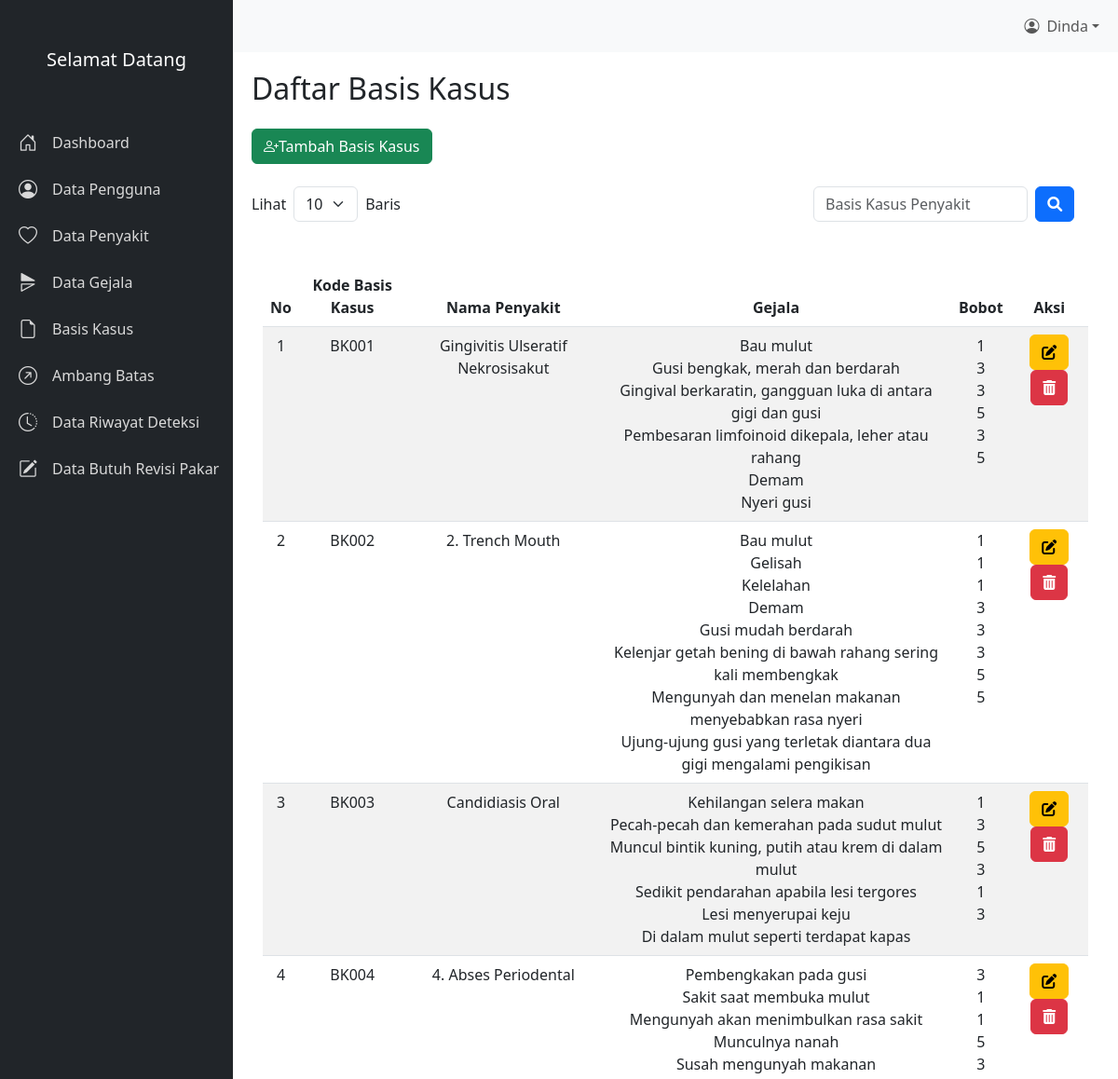
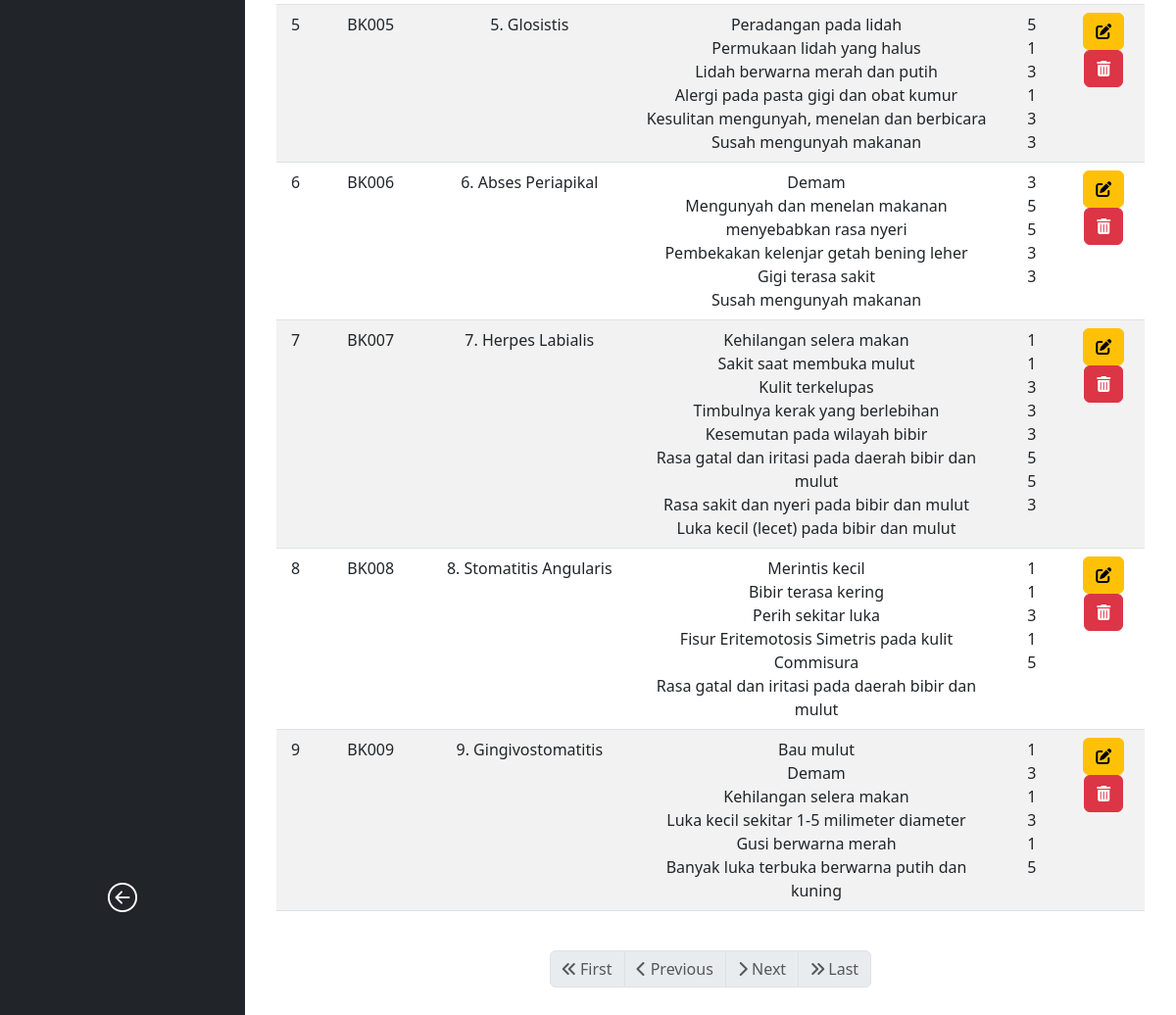
The page /admin/d-halbasiskasus.php (signed in) on the database its author committed (2 pictures, top to bottom).
### tables this page shows
CREATE TABLE `basiskasus` (
  `kodebasiskasus` varchar(10) NOT NULL,
  `kodepenyakit` varchar(10) DEFAULT NULL
);

CREATE TABLE `penyakit` (
  `kodepenyakit` varchar(5) NOT NULL,
  `namapenyakit` varchar(100) NOT NULL,
  `deskripsi` text NOT NULL,
  `solusipengobatan` text NOT NULL,
  `foto` varchar(100) DEFAULT NULL
);

### handler/basiskasus/pagination-basiskasus.php (called while the page is built, shortened)
<?php
require '../database/koneksi.php';
$limit = isset($_GET['limit']) ? (int)$_GET['limit'] : 10;
$page = isset($_GET['page']) ? (int)$_GET['page'] : 1;
$searchQuery = isset($_GET['search']) ? $_GET['search'] : '';
$offset = ($page - 1) * $limit;
$startNumber = $offset + 1;
$query = "SELECT b.kodebasiskasus, b.kodepenyakit, p.namapenyakit
          FROM basiskasus b
          JOIN penyakit p ON b.kodepenyakit = p.kodepenyakit
          WHERE p.namapenyakit LIKE '%$searchQuery%'
          ORDER BY b.kodebasiskasus ASC
          LIMIT $limit OFFSET $offset";
$basiskasusResult = mysqli_query($conn, $query);
$totalQuery = "SELECT COUNT(*) as total
               FROM basiskasus b
               JOIN penyakit p ON b.kodepenyakit = p.kodepenyakit
               WHERE p.namapenyakit LIKE '%$searchQuery%'";
$totalResult = mysqli_fetch_assoc(mysqli_query($conn, $totalQuery));
$totalRecords = $totalResult['total'];
$totalPages = ceil($totalRecords / $limit);
?>

### admin/d-halbasiskasus.php (the view, shortened to what this page needs)
<?php
require '../database/koneksi.php';
include '../handler/basiskasus/pagination-basiskasus.php';
?>
<!DOCTYPE html>
<html lang="en">
<head>
    <link href="https://cdn.jsdelivr.net/npm/bootstrap@5.3.0/dist/css/bootstrap.min.css" rel="stylesheet">
    <link rel="stylesheet" href="https://cdnjs.cloudflare.com/ajax/libs/font-awesome/6.0.0-beta3/css/all.min.css">
    <link href="https://cdnjs.cloudflare.com/ajax/libs/bootstrap-icons/1.10.3/font/bootstrap-icons.min.css" rel="stylesheet">
    <link rel="stylesheet" href="../asset/css/admin.css">
</head>
<body>
<?php include 'sidebar.php'; ?>
<?php include 'navbar.php'; ?>
<div id="content" style="margin-top: 56px;">
    <h2>Daftar Basis Kasus</h2>
    <div class="d-flex justify-content-between align-items-center mt-4">
        <button type="button" class="btn btn-success" data-bs-toggle="modal" data-bs-target="#addGejalaModal">
        <i class="bi bi-person-plus"></i>Tambah Basis Kasus
        </button>
    </div>
    <div class="d-flex justify-content-between align-items-center mt-4">
        <div class="d-flex align-items-center">
            <label for="entriesSelect" class="me-2">Lihat</label>
            <select id="entriesSelect" class="form-select w-auto" onchange="changeLimit(this.value)">
                <option value="10" <?php if ($limit == 10) echo 'selected'; ?>>10</option>
            </select>
            <span class="ms-2 me-2">Baris</span>
        </div>
        <div class="d-flex align-items-center">
            <input type="text" class="form-control w-75 me-2" placeholder="Basis Kasus Penyakit" id="searchInput" value="<?php echo htmlspecialchars($searchQuery); ?>" onkeypress="if(event.key === 'Enter') searchBasisKasus()">
            <button type="submit" class="btn btn-primary">
            <i class="fas fa-search"></i>
        </div>
    </div>
<div class="container mt-4">
        <div class="table-responsive">
            <br>
            <table class="table table-striped table-hover">
    <thead>
        <tr>
            <th class="text-center">No</th>
            <th class="text-center">Kode Basis Kasus</th>
            <th class="text-center">Nama Penyakit</th>
            <th class="text-center">Gejala</th>
            <th class="text-center">Bobot</th>
            <th class="text-center">Aksi</th>
        </tr>
    </thead>
    <tbody>
    <?php if (mysqli_num_rows($basiskasusResult) > 0): ?>
    <?php $counter = $startNumber; while ($row = mysqli_fetch_assoc($basiskasusResult)): ?>
        <tr>
                <td class="text-center"><?php echo $counter++; ?></td>
                <td class="text-center"><?php echo htmlspecialchars($row['kodebasiskasus']); ?></td>
                <td class="text-center"><?php echo htmlspecialchars($row['namapenyakit']); ?></td>
                <td class="text-center">
                    <?php
                    $gejalaQuery = "
                        SELECT g.namagejala
                        FROM basiskasus_gejala bg
                        JOIN gejala g ON bg.kodegejala = g.kodegejala
                        WHERE bg.kodebasiskasus = '".htmlspecialchars($row['kodebasiskasus'])."'
                    ";
                    $gejalaResult = mysqli_query($conn, $gejalaQuery);
                    $gejalaList = [];
                    while ($gejalaRow = mysqli_fetch_assoc($gejalaResult)) {
                        $gejalaList[] = htmlspecialchars($gejalaRow['namagejala']);
                    }
                    echo implode('<br>', $gejalaList);
                    ?>
                </td>
                <td class="text-center">
                    <?php
                    $bobotQuery = "
                        SELECT g.bobot
                        FROM basiskasus_gejala bg
                        JOIN gejala g ON bg.kodegejala = g.kodegejala
                        WHERE bg.kodebasiskasus = '".htmlspecialchars($row['kodebasiskasus'])."'
                    ";
                    $bobotResult = mysqli_query($conn, $bobotQuery);
                    $bobotList = [];
                    while ($bobotRow = mysqli_fetch_assoc($bobotResult)) {
                        $bobotList[] = htmlspecialchars($bobotRow['bobot']);
                    }
                    echo implode('<br>', $bobotList);
                    ?>
                </td>
                <td class="text-center">
                    <button class="btn btn-warning" data-bs-toggle="modal" data-bs-target="#editModal-<?php echo htmlspecialchars($row['kodebasiskasus']); ?>"> <i class="fas fa-edit"></i> </button>
                    <a href="../handler/basiskasus/admin-hapusbasiskasus.php?kodebasiskasus=<?php echo htmlspecialchars($row['kodebasiskasus']); ?>" class="btn btn-danger" onclick="return confirm('Yakin ingin menghapus data ini?')"><i class="fas fa-trash-alt"></i></a>
                </td>
            </tr>
        <?php endwhile; ?>
        <?php else: ?>
                    <tr>
                        <td colspan="6" class="text-center">Tidak ada basis kasus yang tersedia.</td>
                    </tr>
        <?php endif; ?>
    </tbody>
</table> <br>
</div>
</div>
           <div class="pagination-container">
           <nav aria-label="Page navigation" class="pagination-container">
            <ul class="pagination justify-content-center">
                <li class="page-item <?= $page <= 1 ? 'disabled' : ''; ?>">
                    <a class="page-link" href="?page=1&limit=<?= $limit; ?>&search=<?= htmlspecialchars($searchQuery); ?>" aria-label="First">
                        <i class="fas fa-angle-double-left"></i> First
                    </a>
                </li>
                <li class="page-item <?= $page <= 1 ? 'disabled' : ''; ?>">
                    <a class="page-link" href="?page=<?= $page - 1; ?>&limit=<?= $limit; ?>&search=<?= htmlspecialchars($searchQuery); ?>" aria-label="Previous">
                        <i class="fas fa-chevron-left"></i> Previous
                    </a>
                </li>
                <li class="page-item <?= $page >= $totalPages ? 'disabled' : ''; ?>">
                    <a class="page-link" href="?page=<?= $page + 1; ?>&limit=<?= $limit; ?>&search=<?= htmlspecialchars($searchQuery); ?>" aria-label="Next">
                        <i class="fas fa-chevron-right"></i> Next
                    </a>
                </li>
                <li class="page-item <?= $page >= $totalPages ? 'disabled' : ''; ?>">
                    <a class="page-link" href="?page=<?= $totalPages; ?>&limit=<?= $limit; ?>&search=<?= htmlspecialchars($searchQuery); ?>" aria-label="Last">
                        <i class="fas fa-angle-double-right"></i> Last
                    </a>
                </li>
            </ul>
        </nav>
        </div>
    </div>
</body>
</html>

### asset/css/admin.css (style rules this page uses)
body { display: flex; height: 100vh; margin: 0; overflow: hidden; }
#content { margin-left: 250px; padding: 20px; transition: margin-left 0.3s; width: calc(100% - 250px); overflow-y: auto; }

### rows shown on the page
basiskasus: kodebasiskasus "BK001", kodepenyakit.namapenyakit "Gingivitis Ulseratif Nekrosisakut", gejalaList "Bau mulut Gusi bengkak, merah dan berdarah Gingival berkaratin, gangguan luka di antara gigi dan gusi Pembesaran limfoinoid dikepala, leher atau rahang Demam Nyeri gusi", bobotList "1 3 3 5 3 5"
basiskasus: kodebasiskasus "BK002", kodepenyakit.namapenyakit "2. Trench Mouth", gejalaList "Bau mulut Gelisah Kelelahan Demam Gusi mudah berdarah Kelenjar getah bening di bawah rahang sering kali membengkak Mengunyah dan menelan makanan menyebabkan rasa nyeri Ujung-ujung gusi yang terletak diantara dua gigi mengalami pengikisan", bobotList "1 1 1 3 3 3 5 5"
basiskasus: kodebasiskasus "BK003", kodepenyakit.namapenyakit "Candidiasis Oral", gejalaList "Kehilangan selera makan Pecah-pecah dan kemerahan pada sudut mulut Muncul bintik kuning, putih atau krem di dalam mulut Sedikit pendarahan apabila lesi tergores Lesi menyerupai keju Di dalam mulut seperti terdapat kapas", bobotList "1 3 5 3 1 3"
basiskasus: kodebasiskasus "BK004", kodepenyakit.namapenyakit "4. Abses Periodental", gejalaList "Pembengkakan pada gusi Sakit saat membuka mulut Mengunyah akan menimbulkan rasa sakit Munculnya nanah Susah mengunyah makanan", bobotList "3 1 1 5 3"
basiskasus: kodebasiskasus "BK005", kodepenyakit.namapenyakit "5. Glosistis", gejalaList "Peradangan pada lidah Permukaan lidah yang halus Lidah berwarna merah dan putih Alergi pada pasta gigi dan obat kumur Kesulitan mengunyah, menelan dan berbicara Susah mengunyah makanan", bobotList "5 1 3 1 3 3"
basiskasus: kodebasiskasus "BK006", kodepenyakit.namapenyakit "6. Abses Periapikal", gejalaList "Demam Mengunyah dan menelan makanan menyebabkan rasa nyeri Pembekakan kelenjar getah bening leher Gigi terasa sakit Susah mengunyah makanan", bobotList "3 5 5 3 3"
basiskasus: kodebasiskasus "BK007", kodepenyakit.namapenyakit "7. Herpes Labialis", gejalaList "Kehilangan selera makan Sakit saat membuka mulut Kulit terkelupas Timbulnya kerak yang berlebihan Kesemutan pada wilayah bibir Rasa gatal dan iritasi pada daerah bibir dan mulut Rasa sakit dan nyeri pada bibir dan mulut Luka kecil (lecet) pada bibir dan mulut", bobotList "1 1 3 3 3 5 5 3"
basiskasus: kodebasiskasus "BK008", kodepenyakit.namapenyakit "8. Stomatitis Angularis", gejalaList "Merintis kecil Bibir terasa kering Perih sekitar luka Fisur Eritemotosis Simetris pada kulit Commisura Rasa gatal dan iritasi pada daerah bibir dan mulut", bobotList "1 1 3 1 5"
basiskasus: kodebasiskasus "BK009", kodepenyakit.namapenyakit "9. Gingivostomatitis", gejalaList "Bau mulut Demam Kehilangan selera makan Luka kecil sekitar 1-5 milimeter diameter Gusi berwarna merah Banyak luka terbuka berwarna putih dan kuning", bobotList "1 3 1 3 1 5"

### other values the page prints
$_SESSION['namalengkap'] "Dinda"
